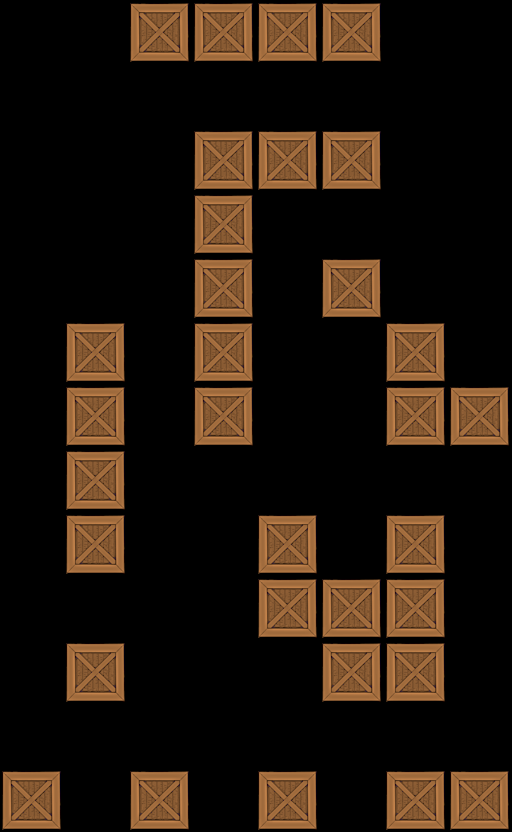

This game map was drawn from its Tiled (.tmx) file and the tilesets committed beside it. A one-line description and the trimmed map source follow:
An orthogonal 8x13 tile map with 64x64 px tiles, 1 tile layer (Tile Layer 1).

<map version="1.0" orientation="orthogonal" width="8" height="13" tilewidth="64" tileheight="64">
 <tileset firstgid="1" name="crate" tilewidth="64" tileheight="64">
  <image source="../../crate3.png" width="64" height="64" />
 </tileset>
 <layer name="Tile Layer 1" width="8" height="13">
  <data>[104 cells, 32 non-empty, 1 distinct tile ids]</data>
 </layer>
</map>
